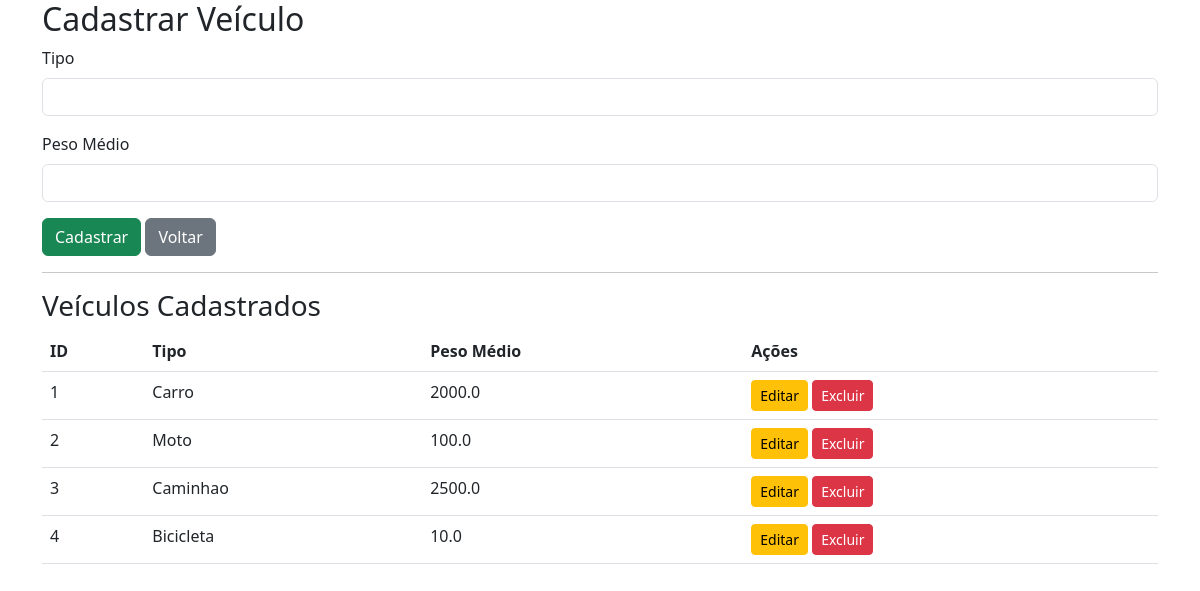
Page /veiculos/cadastrar on the committed database.
### app/models/veiculo.py (models this page shows)
class Veiculo(db.Model):
    __tablename__ = 'veiculo'
    id = db.Column(db.Integer, primary_key=True)
    tipo = db.Column(db.String(50), nullable=False)
    peso_medio = db.Column(db.Float, nullable=False)
    registros = db.relationship('RegistroTravessia', back_populates='veiculo')

### app/routes/veiculo_routes.py (the view)
@veiculo_bp.route('/veiculos/cadastrar', methods=['GET', 'POST'])
def cadastrar_veiculo():
    if request.method == 'POST':
        tipo = request.form['tipo']
        peso_medio = request.form['peso_medio']
        VeiculoService.create_veiculo({'tipo': tipo, 'peso_medio': peso_medio})
        flash('Veículo cadastrado com sucesso!', 'success')
        return redirect(url_for('veiculo.cadastrar_veiculo'))
    veiculos = VeiculoService.get_all_veiculos()
    return render_template('cadastrar_veiculo.html', veiculos=veiculos)

### app/services/veiculo_service.py (called while the page is built)
    @staticmethod
    def get_all_veiculos():
        return Veiculo.query.all()

### app/templates/cadastrar_veiculo.html
{% extends "base.html" %}
{% block content %}
<h2>Cadastrar Veículo</h2>
<form method="POST">
    <div class="mb-3">
        <label for="tipo" class="form-label">Tipo</label>
        <input type="text" class="form-control" id="tipo" name="tipo" required>
    </div>
    <div class="mb-3">
        <label for="peso_medio" class="form-label">Peso Médio</label>
        <input type="number" class="form-control" id="peso_medio" name="peso_medio" required>
    </div>
    <button type="submit" class="btn btn-success">Cadastrar</button>
    <a href="{{ url_for('main.index') }}" class="btn btn-secondary">Voltar</a>
</form>
<hr>
<h3>Veículos Cadastrados</h3>
<table class="table">
    <thead>
        <tr>
            <th>ID</th>
            <th>Tipo</th>
            <th>Peso Médio</th>
            <th>Ações</th>
        </tr>
    </thead>
    <tbody>
        {% for veiculo in veiculos %}
        <tr>
            <td>{{ veiculo.id }}</td>
            <td>{{ veiculo.tipo }}</td>
            <td>{{ veiculo.peso_medio }}</td>
            <td>
                <a href="{{ url_for('veiculo.editar_veiculo', id=veiculo.id) }}" class="btn btn-warning btn-sm">Editar</a>
                <form action="{{ url_for('veiculo.excluir_veiculo', id=veiculo.id) }}" method="POST" style="display: inline;">
                    <button type="submit" class="btn btn-danger btn-sm">Excluir</button>
                </form>
            </td>
        </tr>
        {% endfor %}
    </tbody>
</table>
{% endblock %}

### rows in the picture
Veiculo: id "1", tipo "Carro", peso_medio "2000.0"
Veiculo: id "2", tipo "Moto", peso_medio "100.0"
Veiculo: id "3", tipo "Caminhao", peso_medio "2500.0"
Veiculo: id "4", tipo "Bicicleta", peso_medio "10.0"
